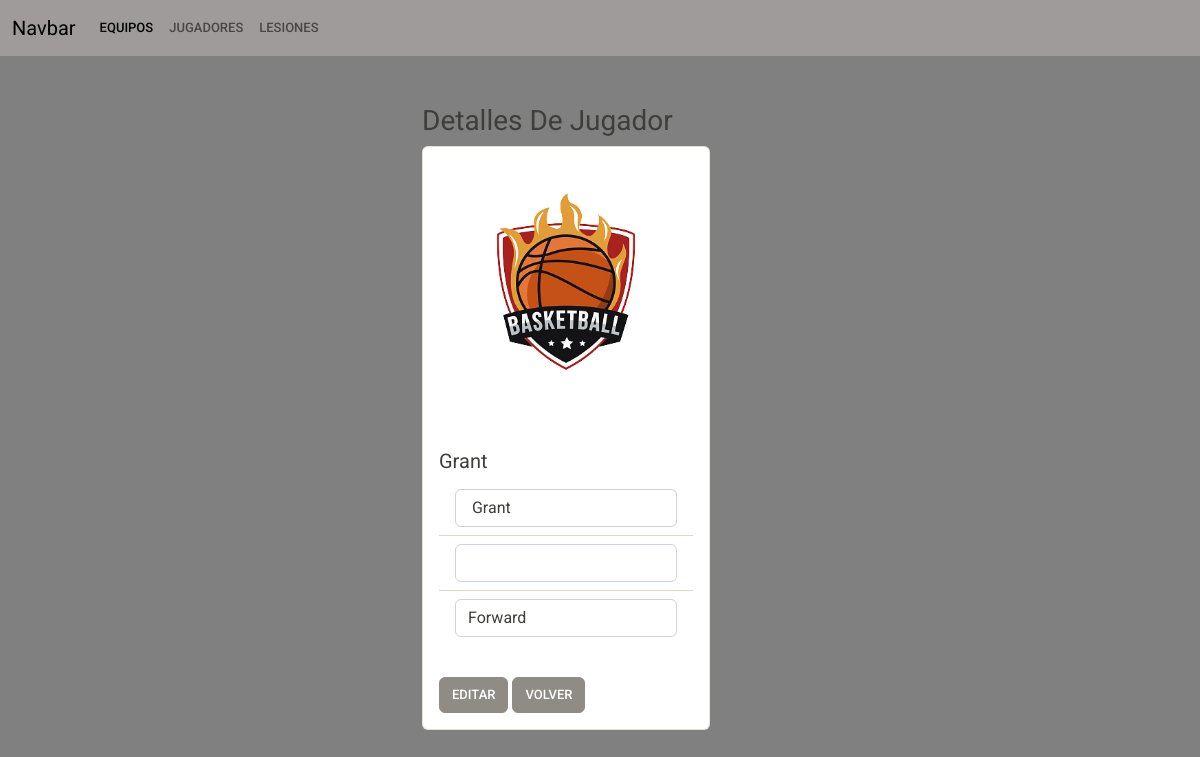
Page /update_jugador/3 on the committed database.
### myapp/models.py (models this page shows, shortened)
    class Jugador(db.Model):
        __tablename__ = "Jugador"  # Nombre de la tabla que se crea
        jugador_id = db.Column("Jugador_id", db.Integer, Sequence(
            'Jugador_id_seq'),  primary_key=True)
        Nombre = db.Column(db.String(30))
        Numero = db.Column(db.Integer)
        Posicion = db.Column(db.String(30))
        id_equipo = db.Column(db.Integer, db.ForeignKey(
            "Equipo.equipo_id"), nullable=False)
        equipo = db.relationship('Equipo', back_populates='jugadores')

### myapp/views.py (the view, shortened to what this page needs)
    @app.route("/update_jugador/<int:jugador_id>", methods=["GET", "POST"])
    def update_jugador(jugador_id: int):
        if request.method == "GET":
            read_jugador = db_access["read_jugador"]
            jugador = read_jugador(jugador_id)
            return render_template("update_jugador.html", jugador=jugador)

### myapp/templates/update_jugador.html (shortened to what this page needs)
<!DOCTYPE html>
<html lang="en">
<head>
  <link href="https://cdn.jsdelivr.net/npm/bootstrap@5.0.1/dist/css/bootstrap.min.css" rel="stylesheet">
  {% include "menu.html" %}
</head>
<body style="background-color: grey;">
  {% extends 'base.html' %} {% block content %}
  <div class="container">
    <div class="row mt-5 d-flex justify-content-center ">
      <div class="col-4">
        <p class="list-group">
        <h3>Detalles De Jugador</h3>
        <div class="card" style="width: 18rem;">
          <form action="/update_jugador/{{ jugador.jugador_id }}" method="POST">
            <img src="../static/escudo.png" class="card-img-top" alt="...">
            <div class="card-body">
              <h5 class="card-title">
                {{ jugador.Nombre }}
              </h5>
              <ul class="list-group list-group-flush">
                <li class="list-group-item">
                  <input type="text" name="nombre" class="form-control" value=" {{ jugador.Nombre }}" />
                </li>
                <li class="list-group-item">
                  <input type="number" name="numero" class="form-control" value="{{ jugador.Numero }}" />
                </li>
                <li class="list-group-item">
                  <input type="text" name="posicion" class="form-control" value="{{ jugador.Posicion }}" />
                </li>
              </ul>
            </div>
            <div class="card-body mx-auto">
                <input type="submit" value="Editar" class="btn btn-secondary" />
              <a class="btn btn-secondary" href="/">Volver</a>
          </form>
          {% endblock %}

### rows in the picture
Jugador: Nombre "Grant", nombre "Grant", posicion "Forward"
